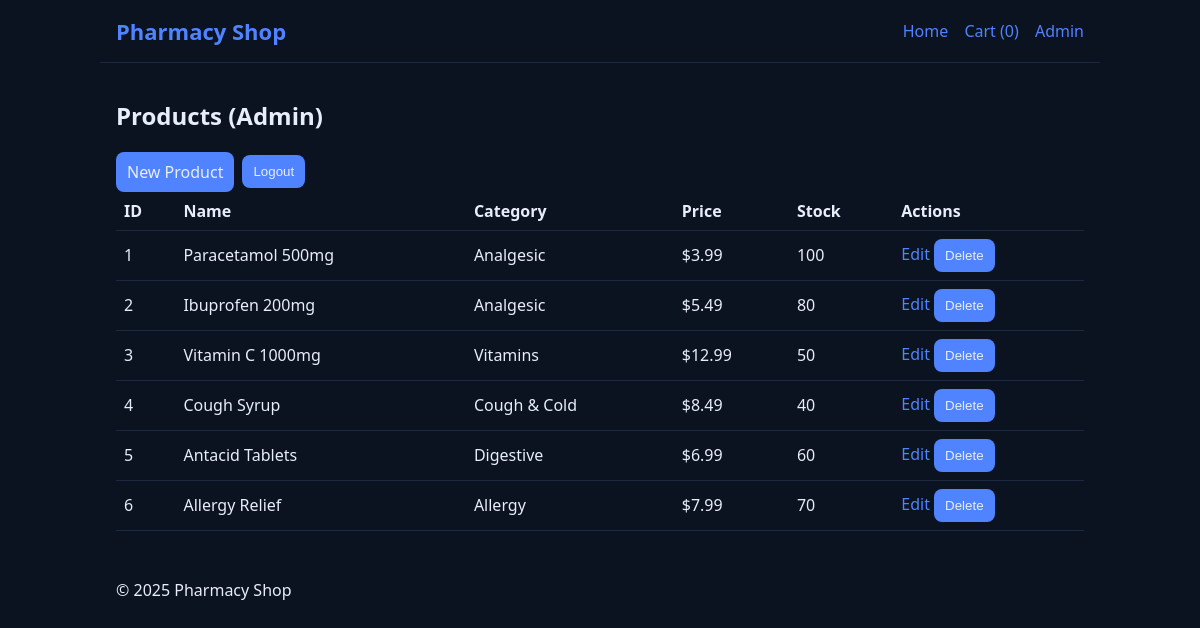
Screenshot of /admin/products (signed in) with the database file from the repository.
### models.py (models this page shows, shortened)
class Product(Base):
	__tablename__ = "products"
	id = Column(Integer, primary_key=True)
	name = Column(String(200), nullable=False)
	description = Column(Text, default="")
	category = Column(String(100), default="General")
	price = Column(Float, nullable=False)
	stock = Column(Integer, nullable=False, default=0)
	created_at = Column(DateTime, default=datetime.utcnow)

### app.py (the view)
@app.get("/admin/products")
@require_admin
def admin_products():
	db = SessionLocal()
	try:
		products = db.execute(select(Product)).scalars().all()
	finally:
		db.close()
	return render_template("admin/products.html", products=products)

### app.py (called while the page is built)
def get_cart() -> Dict[str, int]:
	cart = session.get("cart")
	if not cart:
		cart = {}
		session["cart"] = cart
	return cart

def cart_item_count() -> int:
	cart = get_cart()
	return sum(cart.values())

@app.context_processor
def inject_globals():
	return {"cart_count": cart_item_count()}

def require_admin(f):
	@wraps(f)
	def wrapper(*args, **kwargs):
		if not session.get("admin_authenticated"):
			flash("Admin login required", "error")
			return redirect(url_for("admin_login"))
		return f(*args, **kwargs)
	return wrapper

### templates/admin/products.html
{% extends 'base.html' %}
{% block content %}
<h2>Products (Admin)</h2>
<div class="actions">
	<a class="button" href="{{ url_for('admin_product_new') }}">New Product</a>
	<form method="post" action="{{ url_for('admin_logout') }}" style="display:inline">
		<button type="submit">Logout</button>
	</form>
</div>
<table class="table">
	<thead>
		<tr>
			<th>ID</th>
			<th>Name</th>
			<th>Category</th>
			<th>Price</th>
			<th>Stock</th>
			<th>Actions</th>
		</tr>
	</thead>
	<tbody>
		{% for p in products %}
		<tr>
			<td>{{ p.id }}</td>
			<td>{{ p.name }}</td>
			<td>{{ p.category }}</td>
			<td>${{ '%.2f'|format(p.price) }}</td>
			<td>{{ p.stock }}</td>
			<td>
				<a href="{{ url_for('admin_product_edit', product_id=p.id) }}">Edit</a>
				<form method="post" action="{{ url_for('admin_product_delete', product_id=p.id) }}" style="display:inline">
					<button type="submit" onclick="return confirm('Delete this product?')">Delete</button>
				</form>
			</td>
		</tr>
		{% endfor %}
	</tbody>
</table>
{% endblock %}

### static/styles.css (style rules this page uses)
:root { --bg: #0b1220; --panel: #111a2b; --muted: #9fb2d0; --text: #e8eef9; --primary: #4f83ff; --danger: #ff5f5f; --success: #2ecc71; }
* { box-sizing: border-box; }
html, body { margin: 0; padding: 0; background: var(--bg); color: var(--text); font-family: system-ui, -apple-system, Segoe UI, Roboto, Ubuntu, Cantarell, Noto Sans, Arial, "Apple Color Emoji", "Segoe UI Emoji"; }
a { color: var(--primary); text-decoration: none; }
input, textarea, select, button, .button { background: #0f1728; color: var(--text); border: 1px solid #1c2943; border-radius: 8px; padding: 8px 10px; }
button, .button { background: var(--primary); border: 1px solid transparent; cursor: pointer; }
.table, .cart-table { width: 100%; border-collapse: collapse; }
.table th, .table td, .cart-table th, .cart-table td { text-align: left; padding: 8px; border-bottom: 1px solid #1c2943; }
.actions { display: flex; gap: 8px; align-items: center; }

### rows the page displays
Product: id "1", name "Paracetamol 500mg", category "Analgesic", price "3.99", stock "100"
Product: id "2", name "Ibuprofen 200mg", category "Analgesic", price "5.49", stock "80"
Product: id "3", name "Vitamin C 1000mg", category "Vitamins", price "12.99", stock "50"
Product: id "4", name "Cough Syrup", category "Cough & Cold", price "8.49", stock "40"
Product: id "5", name "Antacid Tablets", category "Digestive", price "6.99", stock "60"
Product: id "6", name "Allergy Relief", category "Allergy", price "7.99", stock "70"

### other values shown
{{ cart_count }} "0"
{{ 2025 }} "2025"
